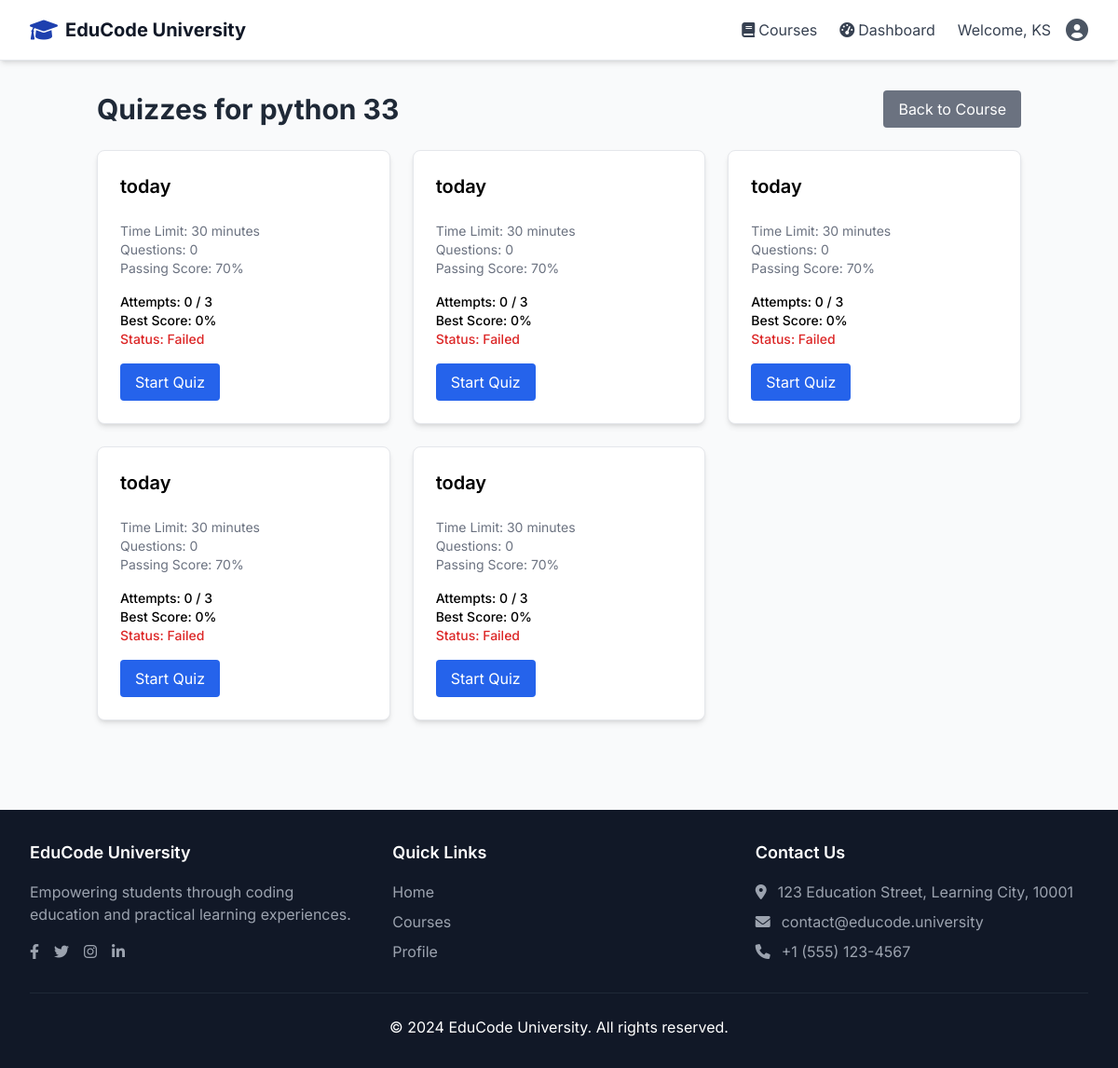
/courses/7/quizzes/ (signed in), run on the app's committed database.
### accounts/models.py (models this page shows, shortened)
class User(AbstractUser):
    ROLE_CHOICES = [
        ('student', 'Student'),
        ('teacher', 'Teacher'),
        ('admin', 'Admin'),
    ]
    role = models.CharField(max_length=10, choices=ROLE_CHOICES, default='student')
    phone = models.CharField(max_length=15, blank=True, null=True)
    bio = models.TextField(blank=True, null=True)
    profile_picture = models.ImageField(upload_to='profile_pics/', blank=True, null=True)
    university_id = models.CharField(max_length=20, blank=True, null=True)
    department = models.CharField(max_length=100, blank=True, null=True)
    created_at = models.DateTimeField(auto_now_add=True)
    updated_at = models.DateTimeField(auto_now=True)

### courses/models.py (models this page shows, shortened)
class Course(models.Model):
    title = models.CharField(max_length=200)
    description = models.TextField()
    instructor = models.ForeignKey(
        settings.AUTH_USER_MODEL,
        on_delete=models.CASCADE,
        related_name='courses_taught',
        limit_choices_to={'role': 'teacher'}
    )
    thumbnail = models.ImageField(upload_to='course_thumbnails/', blank=True, null=True)
    code = models.CharField(max_length=20, unique=True)  # e.g., CS101, MATH201
    credits = models.IntegerField(default=3)
    duration_weeks = models.IntegerField(default=16)
    difficulty_level = models.CharField(
        max_length=20,
        choices=[
            ('beginner', 'Beginner'),
            ('intermediate', 'Intermediate'),
            ('advanced', 'Advanced')
        ],
        default='beginner'
    )
    programming_language = models.CharField(
        max_length=50,
        choices=[
            ('python', 'Python'),
            ('java', 'Java'),
            ('cpp', 'C++'),
            ('c', 'C'),
            ('javascript', 'JavaScript'),
            ('multiple', 'Multiple Languages')
        ],
        default='python'
    )
    price = models.DecimalField(max_digits=10, decimal_places=2, default=0.00)
    is_free = models.BooleanField(default=False)
    category = models.CharField(
        max_length=50,
        choices=[
            ('programming', 'Programming'),
            ('data_science', 'Data Science'),
            ('web_development', 'Web Development'),
            ('mobile_development', 'Mobile Development'),
            ('devops', 'DevOps'),
            ('design', 'Design'),
            ('business', 'Business'),
            ('other', 'Other')
        ],
        default='programming'
    )
    is_active = models.BooleanField(default=True)
    enrollment_limit = models.IntegerField(default=50)
    start_date = models.DateField()
    end_date = models.DateField()
    created_at = models.DateTimeField(auto_now_add=True)
    updated_at = models.DateTimeField(auto_now=True)

class Quiz(models.Model):
    course = models.ForeignKey(Course, on_delete=models.CASCADE, related_name='quizzes')
    title = models.CharField(max_length=200)
    description = models.TextField(blank=True, null=True)
    time_limit_minutes = models.PositiveIntegerField(default=30)
    passing_score = models.PositiveIntegerField(default=70)  # Percentage
    attempts_allowed = models.PositiveIntegerField(default=3)
    is_active = models.BooleanField(default=True)
    created_at = models.DateTimeField(auto_now_add=True)
    updated_at = models.DateTimeField(auto_now=True)
    class Meta:
        verbose_name_plural = 'Quizzes'

### courses/views.py (the view)
# urls.py: path('<int:course_id>/quizzes/', views.quiz_list, name='quiz_list'),
@login_required
def quiz_list(request, course_id):
    course = get_object_or_404(Course, id=course_id)
    is_enrolled = False
    if request.user.role == 'student':
        is_enrolled = Enrollment.objects.filter(student=request.user, course=course).exists()
        if not is_enrolled and request.user != course.instructor and not request.user.is_staff:
            return redirect('courses:course_detail', course_id=course.id)
    if request.user.role == 'student':
        quizzes = Quiz.objects.filter(course=course, is_active=True).order_by('created_at')
    else:
        quizzes = Quiz.objects.filter(course=course).order_by('created_at')
    quiz_data = []
    for quiz in quizzes:
        quiz_info = {
            'quiz': quiz,
            'attempts': [],
            'best_score': 0,
            'passed': False
        }
        if request.user.role == 'student' and is_enrolled:
            attempts = QuizAttempt.objects.filter(student=request.user, quiz=quiz).order_by('-completed_at')
            quiz_info['attempts'] = attempts
            if attempts.exists():
                best_attempt = attempts.order_by('-score').first()
                quiz_info['best_score'] = best_attempt.score
                quiz_info['passed'] = best_attempt.score >= quiz.passing_score
        quiz_data.append(quiz_info)
    context = {
        'course': course,
        'quiz_data': quiz_data
    }
    return render(request, 'courses/quiz_list.html', context)

### courses/templates/courses/quiz_list.html (shortened to what this page needs)
{% extends 'base.html' %}
{% block content %}
<div class="container mx-auto px-4 py-8">
    <div class="flex items-center justify-between mb-6">
        <h1 class="text-3xl font-bold text-gray-800">Quizzes for {{ course.title }}</h1>
        <a href="{% url 'courses:course_detail' course_id=course.id %}" class="bg-gray-500 hover:bg-gray-600 text-white py-2 px-4 rounded">
            Back to Course
        </a>
    </div>
    {% if quiz_data %}
        <div class="grid grid-cols-1 md:grid-cols-2 lg:grid-cols-3 gap-6">
            {% for item in quiz_data %}
                <div class="bg-white rounded-lg shadow-md overflow-hidden border border-gray-200">
                    <div class="p-6">
                        <div class="flex justify-between items-start">
                            <h2 class="text-xl font-semibold mb-2">{{ item.quiz.title }}</h2>
                        </div>
                        <div class="mb-4">
                            <p class="text-sm text-gray-500">Time Limit: {{ item.quiz.time_limit_minutes }} minutes</p>
                            <p class="text-sm text-gray-500">Questions: {{ item.quiz.questions.count }}</p>
                            <p class="text-sm text-gray-500">Passing Score: {{ item.quiz.passing_score }}%</p>
                        </div>
                        <div class="mb-4">
                            <p class="text-sm font-medium">Attempts: {{ item.attempts.count }} / {{ item.quiz.attempts_allowed }}</p>
                            {% if item.best_score is not None %}
                                <p class="text-sm font-medium">Best Score: {{ item.best_score }}%</p>
                                {% if item.passed %}
                                    <p class="text-sm font-medium text-green-600">Status: Passed</p>
                                {% else %}
                                    <p class="text-sm font-medium text-red-600">Status: Failed</p>
                                {% endif %}
                            {% else %}
                                <p class="text-sm font-medium">Status: Not Attempted</p>
                            {% endif %}
                        </div>
                        <div class="mt-4">
                            {% if item.attempts.count < item.quiz.attempts_allowed %}
                                <a href="{% url 'courses:start_quiz' quiz_id=item.quiz.id %}" class="bg-blue-600 hover:bg-blue-700 text-white py-2 px-4 rounded inline-block">
                                    {% if item.attempts.count == 0 %}Start Quiz{% else %}Attempt Again{% endif %}
                                </a>
                            {% else %}
                                <button disabled class="bg-gray-400 text-white py-2 px-4 rounded inline-block cursor-not-allowed">
                                    No Attempts Left
                                </button>
                            {% endif %}
                        </div>
                    </div>
                </div>
            {% endfor %}
        </div>
    {% else %}
        <div class="bg-white rounded-lg shadow-md p-6 text-center">
            <p class="text-gray-600">No quizzes available for this course yet.</p>
        </div>
    {% endif %}
</div>
{% endblock %}

### templates/base.html (shortened to what this page needs)
<!DOCTYPE html>
<html lang="en">
<head>
    <script src="https://cdn.tailwindcss.com"></script>
    <link href="https://cdnjs.cloudflare.com/ajax/libs/font-awesome/6.0.0/css/all.min.css" rel="stylesheet">
</head>
<body class="bg-gray-50 min-h-screen">
    <nav class="bg-white shadow-md border-b sticky top-0 z-50 transition-all duration-300">
        <div class="max-w-7xl mx-auto px-4 sm:px-6 lg:px-8">
            <div class="flex justify-between h-16">
                <div class="flex items-center">
                    <a href="{% url 'home' %}" class="flex items-center space-x-2 hover-scale">
                        <i class="fas fa-graduation-cap text-2xl text-primary"></i>
                        <span class="text-xl font-bold text-gray-900">EduCode University</span>
                    </a>
                </div>
                <div class="hidden md:flex items-center space-x-6">
                    {% if user.is_authenticated %}
                        <a href="{% url 'courses:course_list' %}" class="text-gray-700 hover:text-primary flex items-center space-x-1 transition duration-300 ease-in-out hover:scale-105">
                            <i class="fas fa-book"></i>
                            <span>Courses</span>
                        </a>
                        {% if user.role == 'student' %}
                            <a href="{% url 'courses:student_dashboard' %}" class="text-gray-700 hover:text-primary flex items-center space-x-1 transition duration-300 ease-in-out hover:scale-105">
                                <i class="fas fa-tachometer-alt"></i>
                                <span>Dashboard</span>
                            </a>
                        {% elif user.role == 'instructor' %}
                            <a href="{% url 'courses:instructor_dashboard' %}" class="text-gray-700 hover:text-primary flex items-center space-x-1 transition duration-300 ease-in-out hover:scale-105">
                                <i class="fas fa-chalkboard-teacher"></i>
                                <span>Instructor</span>
                            </a>
                        {% endif %}
                        <div class="flex items-center space-x-4">
                            <span class="text-gray-700 hidden lg:inline">Welcome, {{ user.username }}</span>
                            <div class="relative">
                                <button type="button" class="flex items-center text-sm rounded-full focus:outline-none focus:ring-2 focus:ring-offset-2 focus:ring-primary transition duration-300 ease-in-out hover:scale-105" id="user-menu-button">
                                    <i class="fas fa-user-circle text-2xl text-gray-600"></i>
                                </button>
                            </div>
                        </div>
                    {% endif %}
                </div>
            </div>
        </div>
    </nav>
    <main class="animate-fade-in">
        {% block content %}
        {% endblock %}
    </main>
    <footer class="bg-gray-900 text-white mt-16">
        <div class="max-w-7xl mx-auto px-4 sm:px-6 lg:px-8 py-8">
            <div class="grid grid-cols-1 md:grid-cols-3 gap-8 mb-8">
                <div>
                    <h3 class="text-lg font-semibold mb-4 text-white">EduCode University</h3>
                    <p class="text-gray-400 mb-4">Empowering students through coding education and practical learning experiences.</p>
                    <div class="flex space-x-4">
                        <a href="#" class="text-gray-400 hover:text-white transition-colors duration-300">
                            <i class="fab fa-facebook-f"></i>
                        </a>
                        <a href="#" class="text-gray-400 hover:text-white transition-colors duration-300">
                            <i class="fab fa-twitter"></i>
                        </a>
                        <a href="#" class="text-gray-400 hover:text-white transition-colors duration-300">
                            <i class="fab fa-instagram"></i>
                        </a>
                        <a href="#" class="text-gray-400 hover:text-white transition-colors duration-300">
                            <i class="fab fa-linkedin-in"></i>
                        </a>
                    </div>
                </div>
                <div>
                    <h3 class="text-lg font-semibold mb-4 text-white">Quick Links</h3>
                    <ul class="space-y-2">
                        <li><a href="{% url 'home' %}" class="text-gray-400 hover:text-white transition-colors duration-300">Home</a></li>
                        <li><a href="{% url 'courses:course_list' %}" class="text-gray-400 hover:text-white transition-colors duration-300">Courses</a></li>
                        {% if user.is_authenticated %}
                            <li><a href="{% url 'accounts:profile' %}" class="text-gray-400 hover:text-white transition-colors duration-300">Profile</a></li>
                        {% else %}
                            <li><a href="{% url 'accounts:login' %}" class="text-gray-400 hover:text-white transition-colors duration-300">Login</a></li>
                            <li><a href="{% url 'accounts:register' %}" class="text-gray-400 hover:text-white transition-colors duration-300">Register</a></li>
                        {% endif %}
                    </ul>
                </div>
                <div>
                    <h3 class="text-lg font-semibold mb-4 text-white">Contact Us</h3>
                    <ul class="space-y-2 text-gray-400">
                        <li class="flex items-start">
                            <i class="fas fa-map-marker-alt mt-1 mr-3"></i>
                            <span>123 Education Street, Learning City, 10001</span>
                        </li>
                        <li class="flex items-center">
                            <i class="fas fa-envelope mr-3"></i>
                            <span>contact@educode.university</span>
                        </li>
                        <li class="flex items-center">
                            <i class="fas fa-phone mr-3"></i>
                            <span>+1 (555) 123-4567</span>
                        </li>
                    </ul>
                </div>
            </div>
            <div class="border-t border-gray-800 pt-6 text-center">
                <p>&copy; 2024 EduCode University. All rights reserved.</p>
            </div>
        </div>
    </footer>
</body>
</html>

### templates/base.html (style rules this page uses)
body { font-family: 'Inter', sans-serif; }
.animate-fade-in { animation: fadeIn 0.5s ease-in-out; }
.hover-scale { transition: transform 0.3s ease; }

### data on the page
User: username "KS"
Course: title "python 33"
Quiz: quiz "today", quiz.time_limit_minutes "30", quiz.questions.count "0", quiz.passing_score "70", attempts.count "0", quiz.attempts_allowed "3", best_score "0", shows "Start Quiz"
Quiz: quiz "today", quiz.time_limit_minutes "30", quiz.questions.count "0", quiz.passing_score "70", attempts.count "0", quiz.attempts_allowed "3", best_score "0", shows "Start Quiz"
Quiz: quiz "today", quiz.time_limit_minutes "30", quiz.questions.count "0", quiz.passing_score "70", attempts.count "0", quiz.attempts_allowed "3", best_score "0", shows "Start Quiz"
Quiz: quiz "today", quiz.time_limit_minutes "30", quiz.questions.count "0", quiz.passing_score "70", attempts.count "0", quiz.attempts_allowed "3", best_score "0", shows "Start Quiz"
Quiz: quiz "today", quiz.time_limit_minutes "30", quiz.questions.count "0", quiz.passing_score "70", attempts.count "0", quiz.attempts_allowed "3", best_score "0", shows "Start Quiz"
